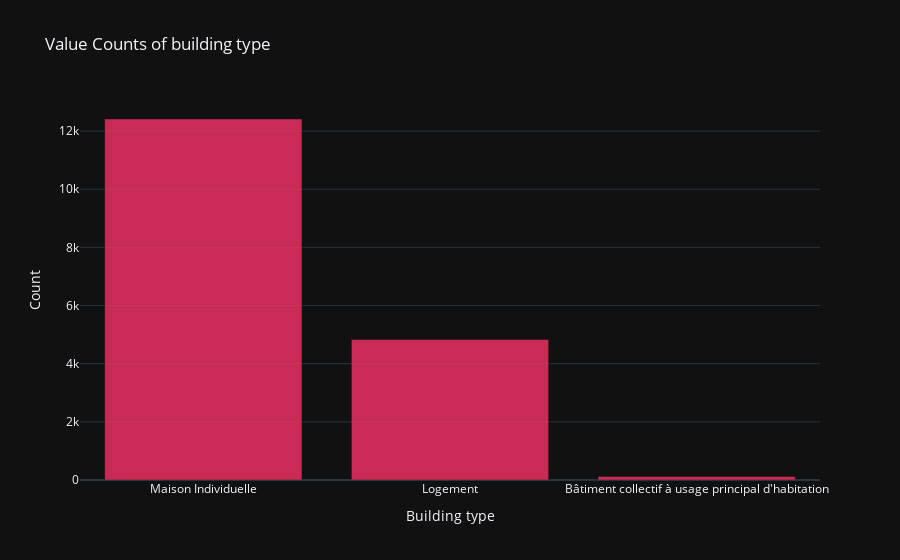

Here is the notebook cell this chart was saved with:
### Code cell
value_counts = data['tr002_type_batiment_description'].value_counts().reset_index()

value_counts.columns = ['tr002_type_batiment_description', 'Count']
fig = px.bar(value_counts, 
             x='tr002_type_batiment_description', 
             y='Count', 
             title='Value Counts of building type',
             template='plotly_dark',
             color_discrete_sequence=['#F63366'],
             opacity=0.8)


fig.update_layout(
    title="Value Counts of building type",
    xaxis_title="Building type",
    yaxis_title="Count",
    hoverlabel_bgcolor='white'
    )

fig.show()

### Figure 1 — Plotly figure (JSON) as saved in the notebook; plotly's stock layout.template omitted (floating-point values rounded to 4 significant figures)
{"data": [{"alignmentgroup": "True", "hovertemplate": "tr002_type_batiment_description=%{x}<br>Count=%{y}<extra></extra>", "legendgroup": "", "marker": {"color": "#F63366", "opacity": 0.8, "pattern": {"shape": ""}}, "name": "", "offsetgroup": "", "orientation": "v", "showlegend": false, "textposition": "auto", "type": "bar", "x": ["Maison Individuelle", "Logement", "Bâtiment collectif à usage principal d'habitation"], "xaxis": "x", "y": [12416, 4832, 124], "yaxis": "y"}], "layout": {"barmode": "relative", "hoverlabel": {"bgcolor": "white"}, "legend": {"tracegroupgap": 0}, "title": {"text": "Value Counts of building type"}, "xaxis": {"anchor": "y", "domain": [0, 1], "title": {"text": "Building type"}}, "yaxis": {"anchor": "x", "domain": [0, 1], "title": {"text": "Count"}}}}
